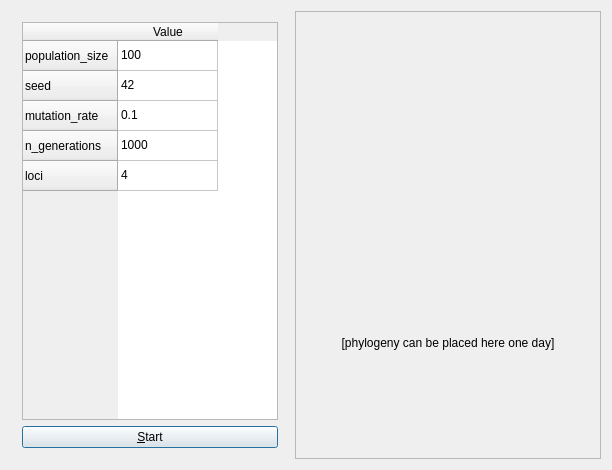
<?xml version="1.0" encoding="UTF-8"?>
<ui version="4.0">
 <class>jobo_qtmaindialog</class>
 <widget class="QDialog" name="jobo_qtmaindialog">
  <property name="geometry">
   <rect>
    <x>0</x>
    <y>0</y>
    <width>612</width>
    <height>470</height>
   </rect>
  </property>
  <property name="windowTitle">
   <string>jobo_qtmaindialog</string>
  </property>
  <layout class="QHBoxLayout" name="horizontalLayout">
   <item>
    <widget class="QWidget" name="left_column" native="true">
     <property name="sizePolicy">
      <sizepolicy hsizetype="Maximum" vsizetype="Preferred">
       <horstretch>0</horstretch>
       <verstretch>0</verstretch>
      </sizepolicy>
     </property>
     <layout class="QVBoxLayout" name="verticalLayout">
      <item>
       <widget class="QTableWidget" name="parameters">
        <row>
         <property name="text">
          <string>population_size</string>
         </property>
        </row>
        <row>
         <property name="text">
          <string>seed</string>
         </property>
        </row>
        <row>
         <property name="text">
          <string>mutation_rate</string>
         </property>
        </row>
        <row>
         <property name="text">
          <string>n_generations</string>
         </property>
        </row>
        <row>
         <property name="text">
          <string>loci</string>
         </property>
        </row>
        <column>
         <property name="text">
          <string>Value</string>
         </property>
        </column>
        <item row="0" column="0">
         <property name="text">
          <string>100</string>
         </property>
        </item>
        <item row="1" column="0">
         <property name="text">
          <string>42</string>
         </property>
        </item>
        <item row="2" column="0">
         <property name="text">
          <string>0.1</string>
         </property>
        </item>
        <item row="3" column="0">
         <property name="text">
          <string>1000</string>
         </property>
        </item>
        <item row="4" column="0">
         <property name="text">
          <string>4</string>
         </property>
        </item>
       </widget>
      </item>
      <item>
       <widget class="QPushButton" name="button">
        <property name="text">
         <string>&amp;Start</string>
        </property>
       </widget>
      </item>
     </layout>
    </widget>
   </item>
   <item>
    <widget class="QScrollArea" name="scrollArea">
     <property name="widgetResizable">
      <bool>true</bool>
     </property>
     <widget class="QWidget" name="scroll_area_contents">
      <property name="geometry">
       <rect>
        <x>0</x>
        <y>0</y>
        <width>310</width>
        <height>448</height>
       </rect>
      </property>
      <layout class="QVBoxLayout" name="verticalLayout_2">
       <item>
        <widget class="ribi::QtSurfacePlotWidget" name="nltt_plot" native="true">
         <property name="enabled">
          <bool>true</bool>
         </property>
         <property name="autoFillBackground">
          <bool>false</bool>
         </property>
        </widget>
       </item>
       <item>
        <widget class="QLabel" name="result">
         <property name="text">
          <string>[phylogeny can be placed here one day]</string>
         </property>
         <property name="alignment">
          <set>Qt::AlignCenter</set>
         </property>
        </widget>
       </item>
      </layout>
     </widget>
    </widget>
   </item>
  </layout>
 </widget>
 <layoutdefault spacing="6" margin="11"/>
 <customwidgets>
  <customwidget>
   <class>ribi::QtSurfacePlotWidget</class>
   <extends>QWidget</extends>
   <header>../SurfacePlotter/qtsurfaceplotwidget.h</header>
   <container>1</container>
  </customwidget>
 </customwidgets>
 <resources/>
 <connections/>
</ui>
